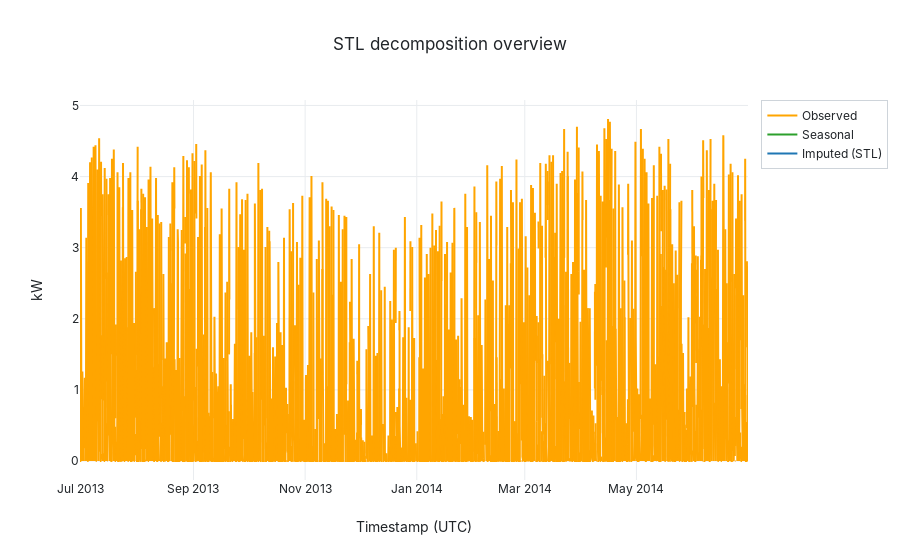

Notebook code cell kept with this figure:
### Markdown cell above
## Figure 2 – STL decomposition

### Code cell
fig, axes = plt.subplots(3, 1, figsize=(12, 6), sharex=True)
axes[0].plot(stl_result.observed.index, stl_result.observed, color=COLORS['pv_mod1'])
axes[0].set_title('Observed PV_mod1 (with gaps)')
axes[0].set_ylabel('kW')
axes[1].plot(stl_result.seasonal.index, stl_result.seasonal, color=COLORS['imputed_univariate'])
axes[1].set_title('Seasonal component')
axes[1].set_ylabel('kW')
axes[2].plot(univariate_imputed.index, univariate_imputed, color=COLORS['imputed_univariate'])
axes[2].set_title('STL-reconstructed PV_mod1')
axes[2].set_ylabel('kW')
axes[2].set_xlabel('Timestamp (UTC)')
fig.tight_layout()
save_figure(fig, 'task4_fig_stl_components')
plt.show()

interactive_fig = go.Figure()
interactive_fig.add_trace(go.Scatter(x=stl_result.observed.index, y=stl_result.observed, name='Observed'))
interactive_fig.add_trace(go.Scatter(x=stl_result.seasonal.index, y=stl_result.seasonal, name='Seasonal'))
interactive_fig.add_trace(go.Scatter(x=univariate_imputed.index, y=univariate_imputed, name='Imputed (STL)', line=dict(width=2)))
interactive_fig.update_layout(title='STL decomposition overview', xaxis_title='Timestamp (UTC)', yaxis_title='kW')
save_interactive(interactive_fig, 'task4_fig_stl_components_interactive')
interactive_fig.show()

### Figure 1 — Plotly figure (JSON) as saved in the notebook; plotly's stock layout.template omitted (floating-point values rounded to 4 significant figures; data arrays with more than 128 entries replaced by an {"elided": "..."} marker saying what was removed)
{"data": [{"name": "Observed", "type": "scatter", "x": {"elided": "8759 str values"}, "y": {"elided": "8759 float values"}}, {"name": "Seasonal", "type": "scatter", "x": {"elided": "8759 str values"}, "y": {"elided": "8759 float values"}}, {"line": {"width": 2}, "name": "Imputed (STL)", "type": "scatter", "x": {"elided": "8759 str values"}, "y": {"elided": "8759 float values"}}], "layout": {"title": {"text": "STL decomposition overview"}, "xaxis": {"title": {"text": "Timestamp (UTC)"}}, "yaxis": {"title": {"text": "kW"}}}}
